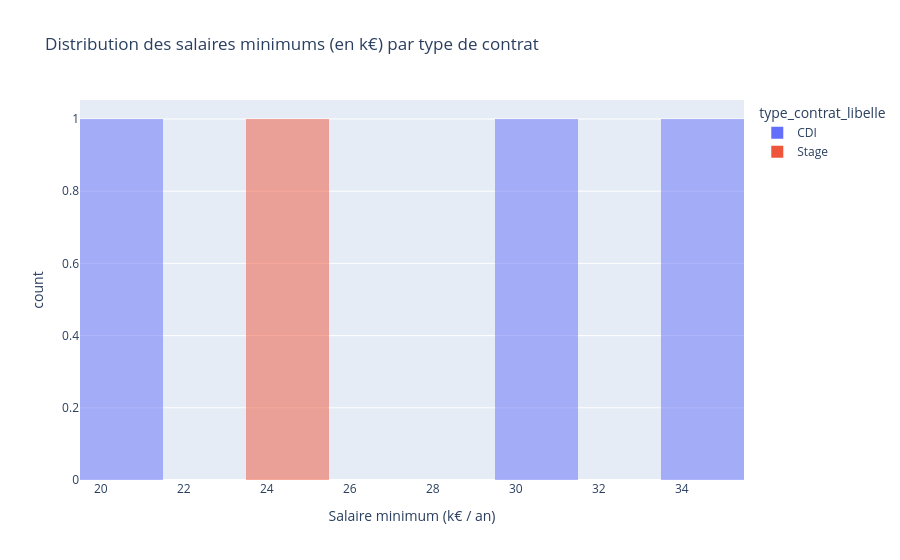

Notebook cell for this chart:
### Code cell
import re


# Fonction rapide pour extraire le premier chiffre du salaire (ex: 20 dans "20 à 25k€")
def extract_min_salary(text):
    if pd.isna(text) or text == "None":
        return None
    match = re.search(r"\d+", text)
    return int(match.group()) if match else None


df["salaire_min_k€"] = df["salaire_libelle"].apply(extract_min_salary)
df_salary = df.dropna(subset=["salaire_min_k€"])

# Histogramme des salaires minimums proposés
fig_salary = px.histogram(
    df_salary,
    x="salaire_min_k€",
    color="type_contrat_libelle",
    title="Distribution des salaires minimums (en k€) par type de contrat",
    labels={"salaire_min_k€": "Salaire minimum (k€ / an)"},
    nbins=10,
    barmode="overlay",
)

fig_salary.show()

### Figure 1 — Plotly figure (JSON) as saved in the notebook; plotly's stock layout.template omitted (floating-point values rounded to 4 significant figures)
{"data": [{"bingroup": "x", "hovertemplate": "type_contrat_libelle=CDI<br>Salaire minimum (k€ / an)=%{x}<br>count=%{y}<extra></extra>", "legendgroup": "CDI", "marker": {"color": "#636efa", "opacity": 0.5, "pattern": {"shape": ""}}, "name": "CDI", "nbinsx": 10, "orientation": "v", "showlegend": true, "type": "histogram", "x": [20.0, 30.0, 35.0], "xaxis": "x", "yaxis": "y"}, {"bingroup": "x", "hovertemplate": "type_contrat_libelle=Stage<br>Salaire minimum (k€ / an)=%{x}<br>count=%{y}<extra></extra>", "legendgroup": "Stage", "marker": {"color": "#EF553B", "opacity": 0.5, "pattern": {"shape": ""}}, "name": "Stage", "nbinsx": 10, "orientation": "v", "showlegend": true, "type": "histogram", "x": [25.0], "xaxis": "x", "yaxis": "y"}], "layout": {"barmode": "overlay", "legend": {"title": {"text": "type_contrat_libelle"}, "tracegroupgap": 0}, "title": {"text": "Distribution des salaires minimums (en k€) par type de contrat"}, "xaxis": {"anchor": "y", "domain": [0, 1], "title": {"text": "Salaire minimum (k€ / an)"}}, "yaxis": {"anchor": "x", "domain": [0, 1], "title": {"text": "count"}}}}
